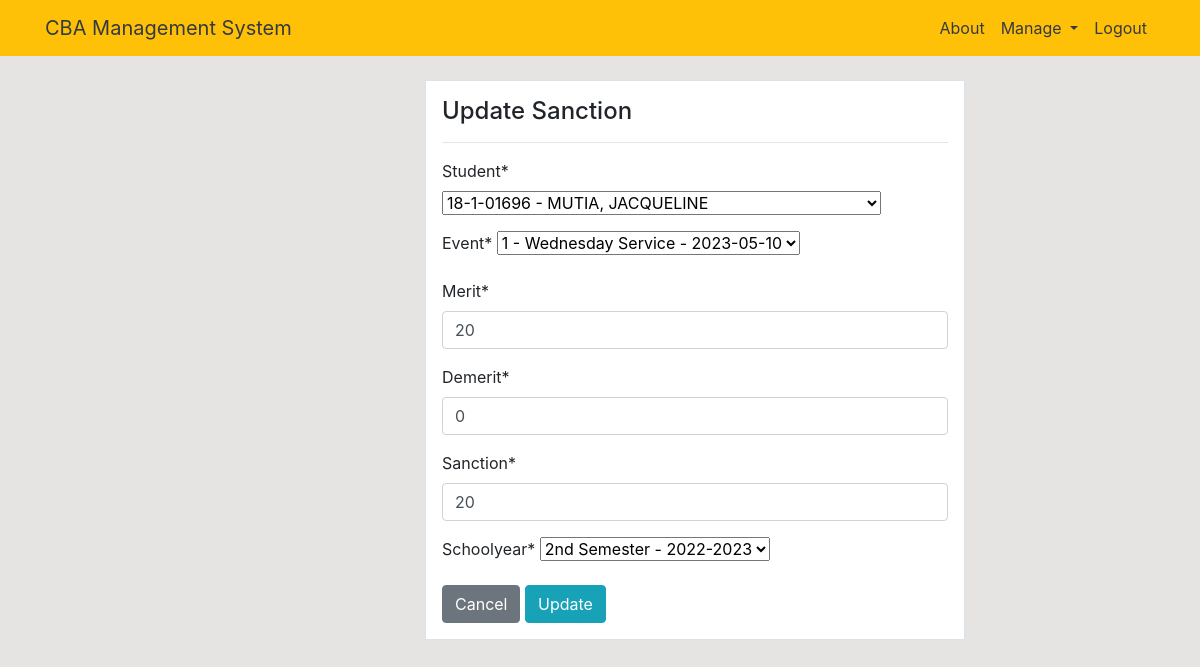
/sanction/update/5/ (signed in), run on the app's committed database.
### dashboard/models.py (models this page shows, shortened)
class Student(models.Model):
    student_id = models.CharField(max_length=50)
    last_name = models.CharField(max_length=50)
    first_name = models.CharField(max_length=50)
    middle_initial = models.CharField(max_length=15, null=True)
    course = models.ForeignKey(Course, on_delete=models.CASCADE, db_constraint=False)
    year_level = models.CharField(max_length=10, choices=YEARLEVEL)
    def __str__(self):
        return f'{self.student_id} - {self.last_name}, {self.first_name}'

class Sanction(models.Model):
    student = models.ForeignKey(Student, on_delete=models.CASCADE, null=True)
    event = models.ForeignKey(Event, on_delete=models.CASCADE, null=True)
    merit = models.IntegerField(null=True)
    demerit = models.IntegerField(null=True)
    sanction = models.IntegerField(null=True)
    schoolyear = models.ForeignKey(SchoolYear, on_delete=models.CASCADE, null=True)

### dashboard/views.py (the view)
# urls.py: path('sanction/update/<int:pk>/', views.sanction_update, name='dashboard-sanction-update'),
@login_required
def sanction_update(request, pk):
    sanctions = Sanction.objects.get(id=pk)
    if request.method == 'POST':
        form = EventForm(request.POST, instance=sanctions)
        if form.is_valid():
            form.save()
            return redirect('dashboard-sanction')
    else:
        form = SanctionForm(instance=sanctions)
    context = {
        'form': form,
    }
    return render(request, 'dashboard/sanction_update.html', context)

### dashboard/forms.py
class SanctionForm(forms.ModelForm):
    class Meta:
        model = Sanction
        fields = ['student', 'event', 'merit', 'demerit', 'sanction', 'schoolyear']

### dashboard/models.py (called while the page is built)
    def __str__(self):
        return f'{self.semester} - {self.schoolyear}'

    def __str__(self):
        return f'{self.event_id} - {self.event_name} - {self.date}'

### templates/dashboard/sanction_update.html (shortened to what this page needs)
{% extends 'partials/base.html' %}
{% load crispy_forms_tags %}
{% block content %}
<div class="container">
    <div class="row my-4">
        <div class="col-md-6 offset-md-4">
            <div class="border bg-white p-3">
                <h4>Update Sanction</h4>
                <hr>
            <form method="POST">
                {{ form|crispy }}
                <a class='btn btn-secondary' href="{% url 'dashboard-sanction' %}">Cancel</a>
                <input class="btn btn-info" type="submit" value="Update">
            </form>
        </div>
    </div>
</div>
{% endblock %}

### dashboard/static/style.css (style rules this page uses)
body { background: rgb(230, 227, 227); }

### data on the page
Student: student "18-1-01696 - MUTIA, JACQUELINE"
Sanction: event "1 - Wednesday Service - 2023-05-10", merit "20", demerit "0", sanction "20", schoolyear "2nd Semester - 2022-2023"
